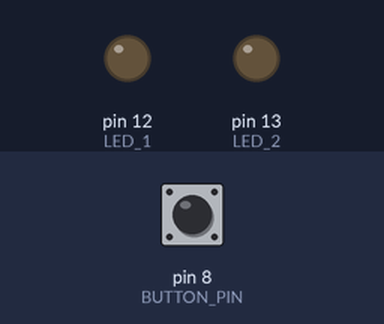
Bench run of a sketch on a simulated Arduino Uno, built with avr-gcc and run on an emulated ATmega328P. On the bench: output pins drawn as LEDs (lit = HIGH). Inputs (shaded band) come from the test bench; at power-on: pin 8 (BUTTON_PIN) LOW. What the sketch prints to the serial monitor is not drawn.

Above: at 1.2 s.
1.3 s: pin 8 (BUTTON_PIN) pulled HIGH for 0.15 s
At 2.6 s:
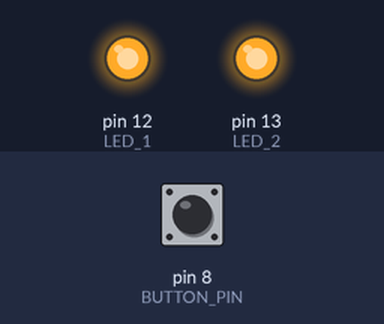
2.9 s: pin 8 (BUTTON_PIN) pulled HIGH for 1 s
At 5.1 s:
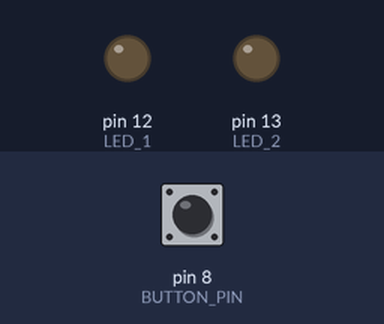
5.4 s: pin 8 (BUTTON_PIN) pulled HIGH for 3.2 s
At 10.1 s:
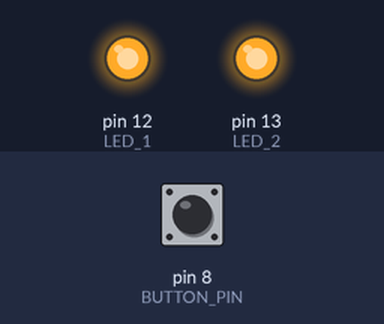
Timing chart, 0 to 11.6 s (numbered marks = the images above; inputs shaded):
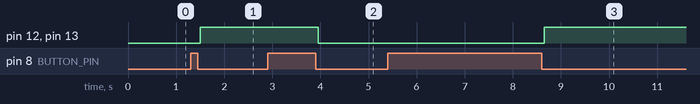

Measured:
- after the input at 1.3 s, pin 12 (LED_1), pin 13 (LED_2): LOW → HIGH after 0.20 s
- after the input at 2.9 s, pin 12 (LED_1), pin 13 (LED_2): HIGH → LOW after 1.1 s
- after the input at 5.4 s, pin 12 (LED_1), pin 13 (LED_2): LOW → HIGH after 3.3 s

The sketch:

Tilt_Light_Test_1.ino
```cpp
const int DEBOUNCE_DELAY = 50;

const int BUTTON_PIN = 8;
const int LED_1    = 12;
const int LED_2    = 13;


int ledState = LOW;
int lastSteadyState = LOW;
int lastMovingState = LOW;
int currentState = LOW;

unsigned long lastDebounceTime = 0;

void setup() {
  Serial.begin(9600);
  pinMode(BUTTON_PIN, INPUT);
  pinMode(LED_1, OUTPUT);
  pinMode(LED_2, OUTPUT);
}

void loop() {
  currentState = digitalRead(BUTTON_PIN);
  if (currentState != lastMovingState) {
    lastDebounceTime = millis();
    lastMovingState = currentState;
  }
  if ((millis() - lastDebounceTime) > DEBOUNCE_DELAY) {
    if(lastSteadyState == HIGH && currentState == LOW) {
      Serial.print("The device is tilted ");

      ledState = !ledState;

      digitalWrite(LED_1, ledState);
      digitalWrite(LED_2, ledState);

    }
    lastSteadyState    = currentState;
  }
}
```
